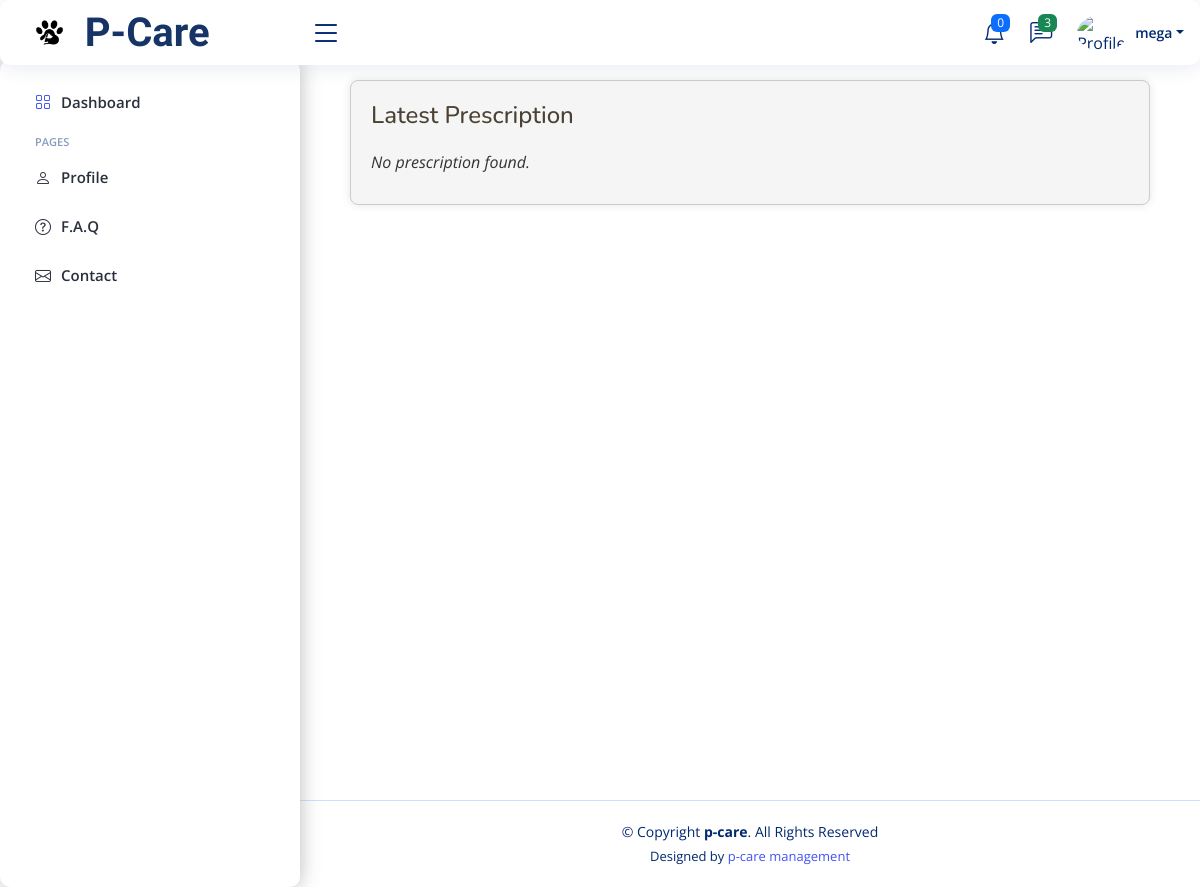
Before: /latest_prescription/ (signed in) with the older database file.
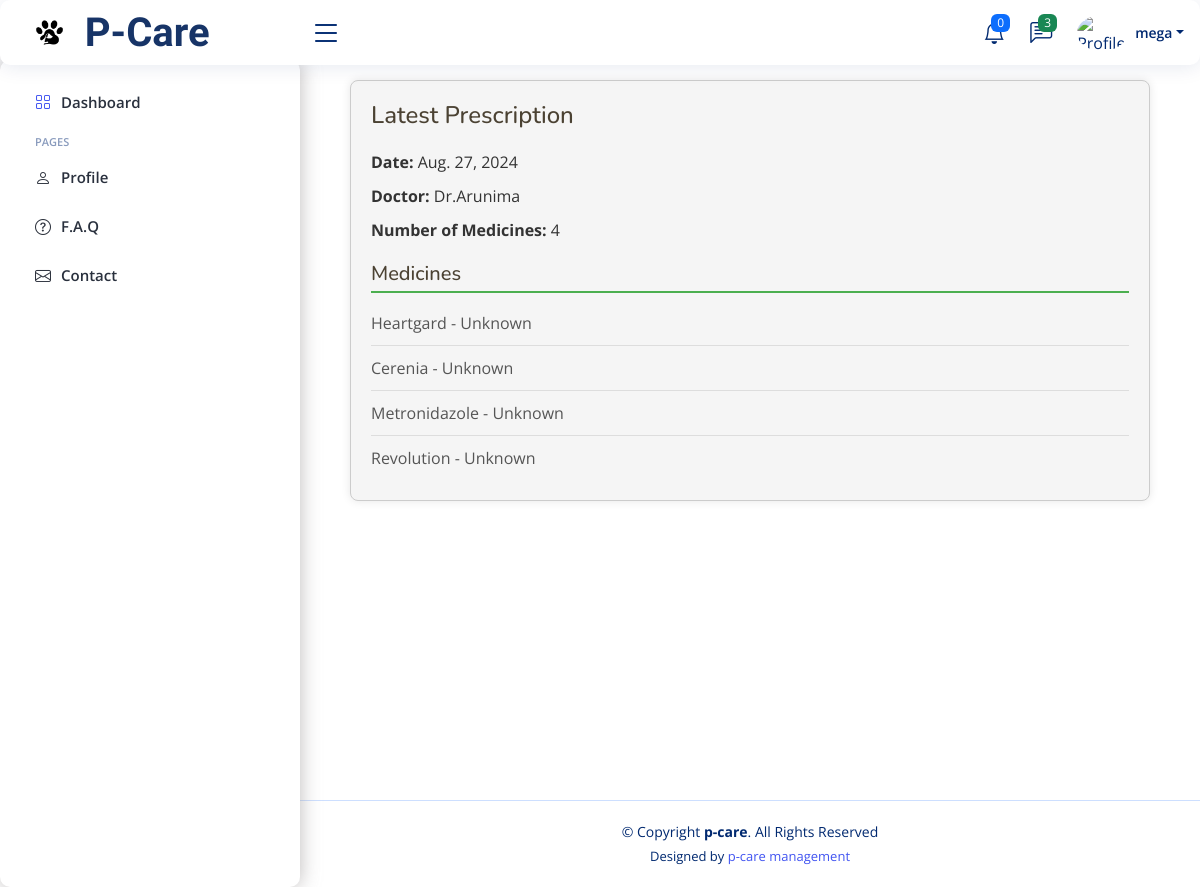
After: the same page with the newer database file.
### doctor/models.py (models this page shows, shortened)
class Prescription(models.Model):
    appointment = models.ForeignKey('user.Appointment', on_delete=models.CASCADE)
    date = models.DateField()
    medicine = models.ForeignKey(Medicine, on_delete=models.CASCADE, null=True, related_name='prescriptions')
    dosage = models.CharField(max_length=255)
    hospital = models.ForeignKey('Hospital', on_delete=models.CASCADE, related_name='prescriptions', default=1)

class Hospital(models.Model):
    user = models.OneToOneField(User, on_delete=models.CASCADE)
    hospital_name = models.CharField(max_length=255, default='general clinic')
    name = models.CharField(max_length=255)
    created_at = models.DateTimeField(auto_now_add=True)
    updated_at = models.DateTimeField(auto_now=True)
    address = models.TextField()

class Medicine(models.Model):
    name = models.CharField(max_length=255)
    dosage = models.CharField(max_length=255, default='Unknown')
    description = models.TextField(blank=True, null=True)
    prescription = models.ForeignKey('Prescription', on_delete=models.CASCADE, related_name='medicines', null=True)

### user/views.py (the view)
# urls.py: path('latest_prescription/', latest_prescription, name='latest_prescription'),
@login_required
def latest_prescription(request):
    latest_prescription = Prescription.objects.filter(appointment__user=request.user).order_by('-date').first()
    if latest_prescription:
        medicines = latest_prescription.medicines.all()
    else:
        medicines = Medicine.objects.none()
    context = {
        'latest_prescription': latest_prescription,
        'medicines': medicines,
        'prescription_date': latest_prescription.date if latest_prescription else None,
        'doctor_name': latest_prescription.hospital.name if latest_prescription and latest_prescription.hospital else 'N/A',
        'medicine_count': medicines.count() if latest_prescription else 0,
    }
    return render(request, 'latest_prescription.html', context)

### user/templates/latest_prescription.html (shortened to what this page needs)
{% extends "base.html" %}
{% load static %}
{% block maincss %}
<link href="{% static 'css/treatment.css' %}" rel="stylesheet">
<link href="{% static 'css/animation.css' %}" rel="stylesheet">
{% endblock %}
{% block content %}
<div class="prescription-container zoom-in-animation">
  <h1>Latest Prescription</h1>
  {% if latest_prescription %}
      <p><strong>Date:</strong> {{ prescription_date }}</p>
      <p><strong>Doctor:</strong> {{ doctor_name }}</p>
      <p><strong>Number of Medicines:</strong> {{ medicine_count }}</p>
      <h2>Medicines</h2>
      <ul>
      {% for medicine in medicines %}
          <li>{{ medicine.name }} - {{ medicine.dosage }}</li>
      {% empty %}
          <li class="no-prescription">No medicines prescribed.</li>
      {% endfor %}
      </ul>
  {% else %}
      <p class="no-prescription">No prescription found.</p>
  {% endif %}
</div>
{% endblock %}

Changed rows visible on the page:
added Prescription: date "Aug. 27, 2024"
now on this page (row unchanged): Hospital: name "Dr.Arunima"
added Medicine: name "Heartgard", dosage "Unknown"
added Medicine: name "Cerenia", dosage "Unknown"
added Medicine: name "Metronidazole", dosage "Unknown"
added Medicine: name "Revolution", dosage "Unknown"
Other visible differences:
{{ medicine_count }}: (not shown) → "4"
text no longer shown: "No prescription found."
text now shown: "Date: Doctor: Number of Medicines: Medicines"
